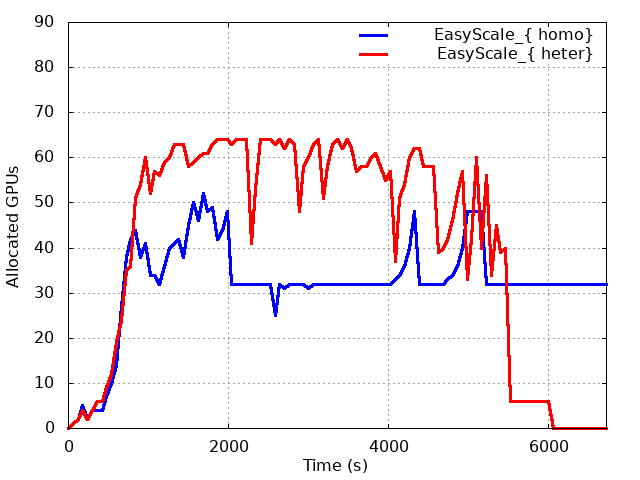

gnuplot code for this plot:
clear
reset

#set term pdfcairo enhanced font "Times-New-Roman, 22" size 4,3
set term png
set output "./trace_alloc.png"

set border 4095
set grid

set ylabel "Allocated GPUs"
set xlabel "Time (s)"

set xlabel offset 0,0.5
set ylabel offset 1,0 

#set ylabel offset 2

#set key outside top horizontal reverse
set key inside top right reverse
#set key Left width 20
set key samplen 2
#set logscale x 10
#set xtics (1,10,100,1000,1e4)
#set xrange [1:100]
set xtics (0,2000,4000,6000)
# sset xrange [0:2000]
set yrange [0:90]
set ytics mirror
# set logscale x 2

# set size ratio 0.5

#set grid ytics lc rgb "#bbbbbb" lw 1 lt 0
#set grid xtics lc rgb "#bbbbbb" lw 1 lt 0

set style line 1 lt 1 lc rgb 'blue'  lw 3   # --- blue
set style line 2 lt 2 lc rgb 'red' lw 3   # --- red
set style line 3 lt 3 lc rgb 'green' lw 3   # --- red
set style line 4 lt 4 lc rgb 'black' lw 3   # --- red

plot 'trace_alloc.csv' u 1:2 title 'EasyScale_{homo}' w line ls 1, \
                   '' u 1:3 title 'EasyScale_{heter}' w line ls 2

exit
